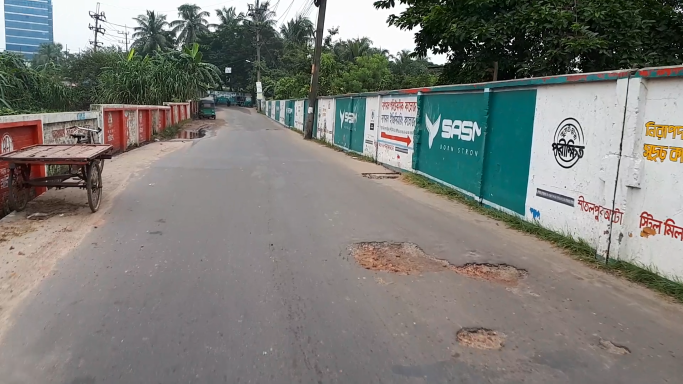
#> input picture image3.png, 1366 x 768 px, given in place of v2.mp4, which was not available (shown at 1/2 size)
$ python poths_video.py
#> lines starting #> are read from the running program, lines starting #| are printed output that depends on the picture; after the words box and inside, x2 and y2 are one past the last pixel; in counts of white or black regions, pixels touching at a corner belong together; pictures that were not available may be replaced by others from this repository, and a replacement may not be noted
import skimage
import numpy as np
import matplotlib.pyplot as plt1
import matplotlib.pyplot as plt2
from random import shuffle
import cv2
import os
import pickle

def nothing(x):
	pass


cv2.namedWindow("Trackbar")

cv2.createTrackbar("L-H", "Trackbar", 0 , 179, nothing)
cv2.createTrackbar("L-s", "Trackbar", 0 , 255, nothing)
cv2.createTrackbar("L-V", "Trackbar", 0 , 255, nothing)
cv2.createTrackbar("U-H", "Trackbar", 179 , 179, nothing)
cv2.createTrackbar("U-S", "Trackbar", 255 , 255, nothing)
cv2.createTrackbar("U-V", "Trackbar", 255 , 255, nothing)


cap = cv2.VideoCapture('v2.mp4')

# Check if camera opened successfully
if (cap.isOpened()== False):
  print("Error opening video stream or file")

while(cap.isOpened()):
  # Capture frame-by-frame
  ret, frame = cap.read()
#> frame is the input picture: shape (768, 1366, 3); mean B, G, R 119.8, 124.4, 124.2
  if ret == True:

    frame = cv2.resize(frame,(512,512))
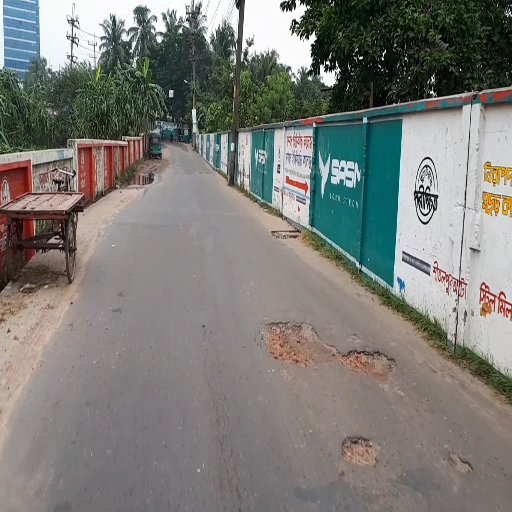
#> frame: shape (512, 512, 3); mean B, G, R 119.7, 124.3, 124.1
    retval, threshold = cv2.threshold(frame,200,255,cv2.THRESH_BINARY)
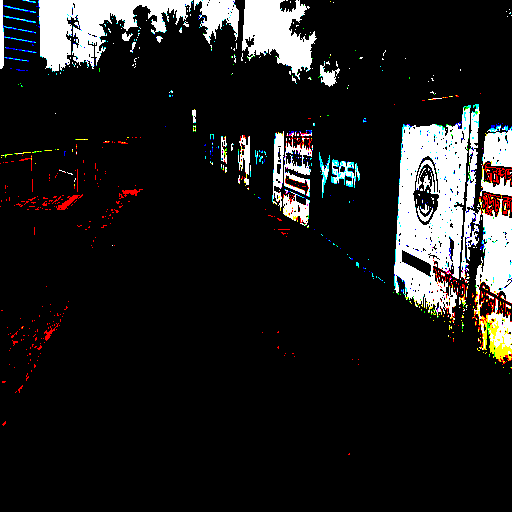
#> threshold: shape (512, 512, 3); mean B, G, R 29, 29.5, 30.1

    grayScaled = cv2.cvtColor(frame,cv2.COLOR_BGR2GRAY)
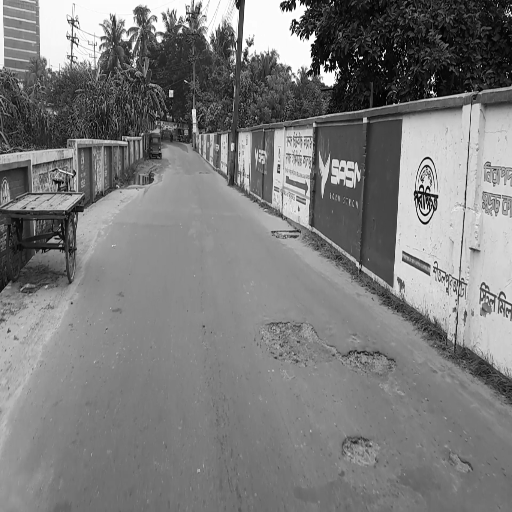
#> grayScaled: shape (512, 512); min 0, max 255, mean 123.7
    retval2, threshold2 = cv2.threshold(grayScaled,125,255,cv2.THRESH_BINARY_INV)
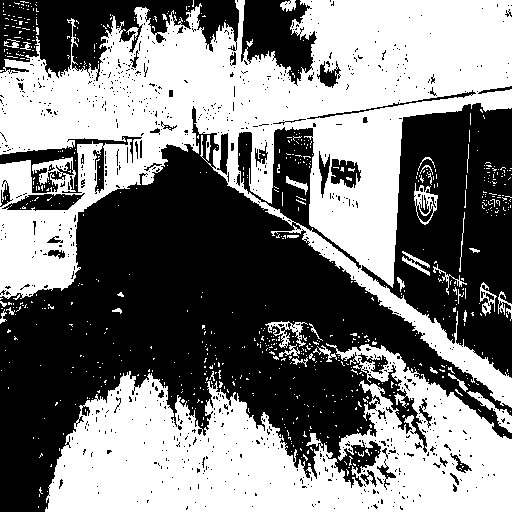
#> threshold2: shape (512, 512); 49.3% white; 748 white regions (707 under 20 px), largest, box (x1, y1, x2, y2) and area: (0, 0, 512, 408) 79782, (45, 343, 512, 512) 43810, (467, 391, 512, 433) 428
    gauss = cv2.adaptiveThreshold(grayScaled,255,cv2.ADAPTIVE_THRESH_GAUSSIAN_C,cv2.THRESH_BINARY,115,1)
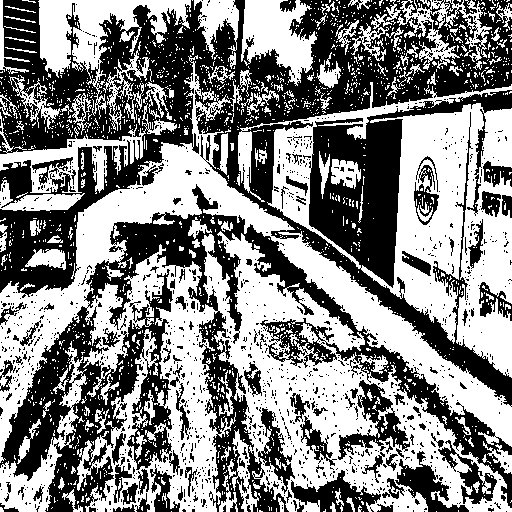
#> gauss: shape (512, 512); 52.3% white; 1327 black regions (1220 under 20 px), largest, box (x1, y1, x2, y2) and area: (0, 0, 512, 407) 68277, (0, 184, 512, 512) 36615, (338, 380, 410, 460) 1837


    # [15 lines of commented-out code are left out]
    canny = cv2.Canny(threshold2,200,200)
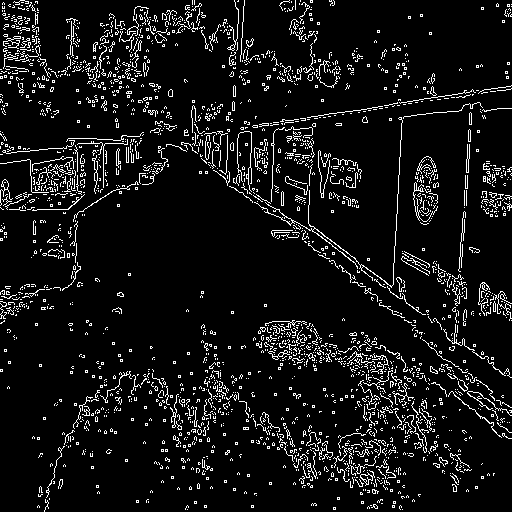
#> canny: shape (512, 512); 7.9% white in thin lines or dots

    cv2.imshow('Frame',frame)
    # cv2.imshow('threshold',threshold)
    cv2.imshow('threshold2',threshold2)
    # cv2.imshow("gauss",gauss)
    cv2.imshow("canny",canny)

    # cv2.imshow("",red_mask)

    if cv2.waitKey(25) & 0xFF == ord('q'):
#> (key q is pressed here)
      break

  # Break the loop
  else:
    break

# When everything done, release the video capture object
cap.release()

# Closes all the frames
cv2.destroyAllWindows()

$ run again, on image4.png
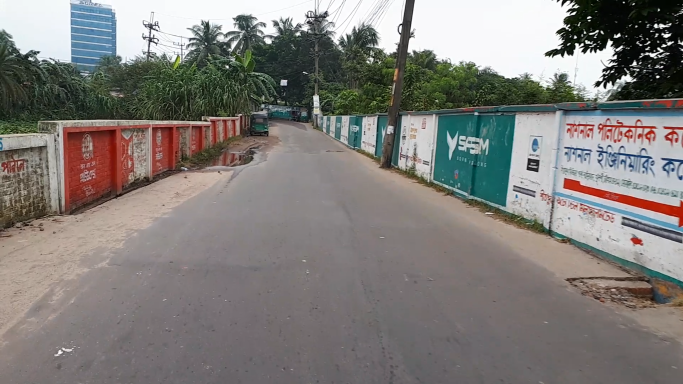
#> input picture image4.png, 1366 x 768 px, given in place of v2.mp4, which was not available (shown at 1/2 size)
#> frame is the input picture: shape (768, 1366, 3); mean B, G, R 121.8, 125.1, 128.4
#> frame: shape (512, 512, 3)
#> `retval2, threshold2 = cv2.threshold(grayScaled,125,255,cv2.THRESH_BINA..`:
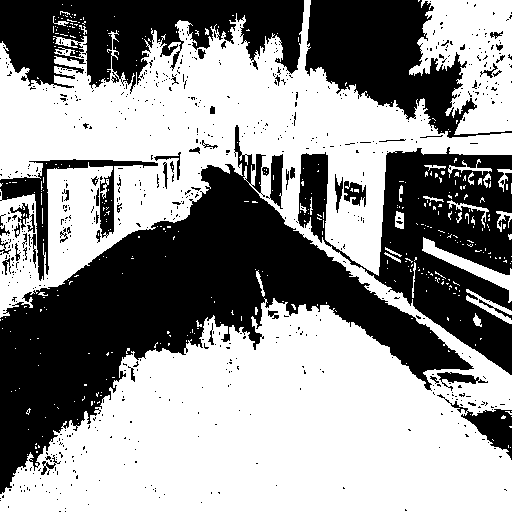
#> threshold2: shape (512, 512); 57.5% white; 737 black regions (681 under 20 px), largest, box (x1, y1, x2, y2) and area: (0, 125, 474, 494) 49872, (298, 147, 512, 375) 21469, (0, 0, 304, 94) 16838
#> gauss: shape (512, 512); 52.4% white; 1130 black regions (1001 under 20 px), largest, box (x1, y1, x2, y2) and area: (0, 0, 512, 412) 57657, (0, 236, 254, 512) 19221, (234, 211, 512, 512) 14870
#> `canny = cv2.Canny(threshold2,200,200)`:
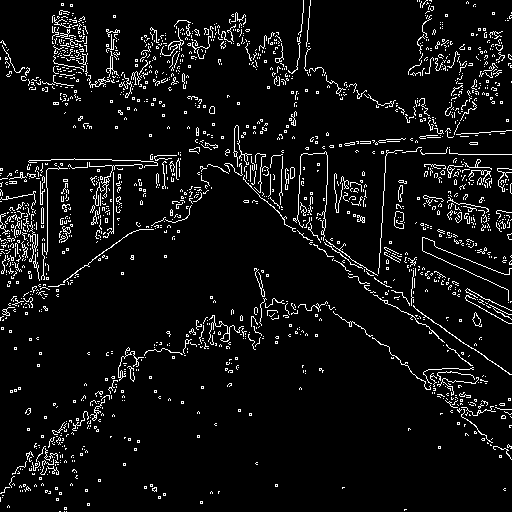
#> canny: shape (512, 512); 6.3% white in thin lines or dots
